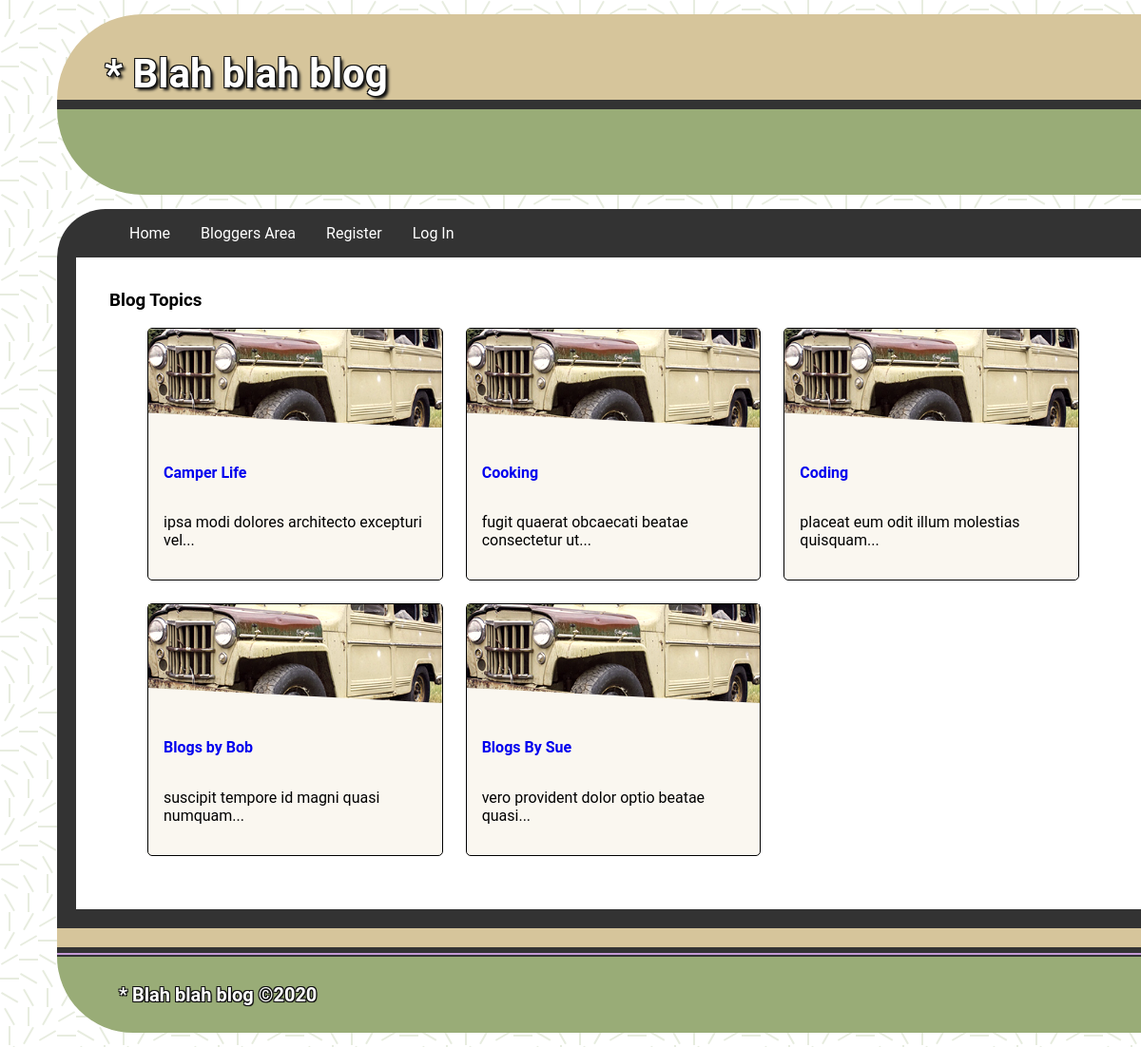
The app's page /, older data.
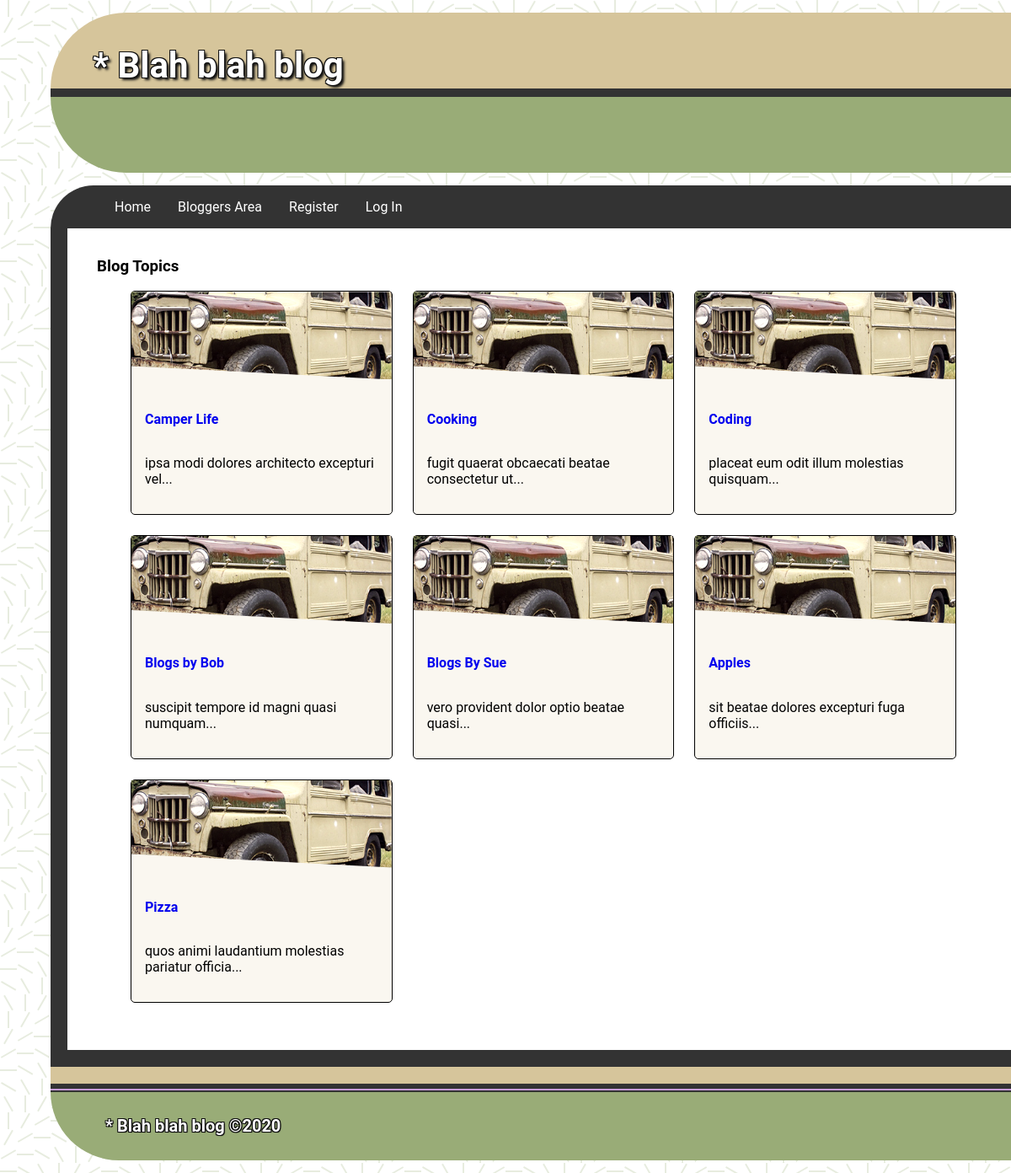
The same page, newer data.
### blog_app/models.py (models this page shows)
class Topic(models.Model):
    text = models.CharField(max_length=255)
    date_added = models.DateTimeField(auto_now_add=True)
    owner = models.ForeignKey(User, on_delete=models.CASCADE)
    def __str__(self):
        return self.text

### blog_app/views.py (the view)
# urls.py: path('', views.index, name='index'),
def index(request):
    topics = Topic.objects.order_by('date_added')
    content = {"topics": topics}
    return render(request, 'blog_app/index.html', content)

### blog_app/templates/blog_app/index.html
{% extends 'blog_app/base.html' %}
{%load static %}
{% block content %}
<div>
    <h3>Blog Topics</h3>
</div>
<div class="cards">
    <ul>
        {% if request.user.is_authenticated.is_owner %}
            {% for topic in topics %}
                <li class="card">
                    <div class="img"><img src="{% static 'jeep.jpg' %}" alt=""></div>
                    <div class="text">
                        <h4><a href="{% url 'blog_app:topic' topic.id %}">{{ topic }}</a></h4>
                        <p>{% lorem 6 w random %}...</p>
                    </div>
                </li>
            {% empty %}
                <li class="card">No Blog Topics have been added yet.</li>
            {% endfor %}
        {% else %}
            {% for topic in topics %}
                <li class="card">
                    <div class="img"><img src="{% static 'jeep.jpg' %}" alt=""></div>
                    <div class="text">
                        <h4><a href="{% url 'blog_app:pub_topic' topic.id %}">{{ topic }}</a></h4>
                        <p>{% lorem 6 w random %}...</p>
                    </div>
                </li>
            {% empty %}
                <li class="card">No Blog Topics have been added yet.</li>
            {% endfor %}
        {% endif %}
    </ul>
</div>
{% endblock content %}

### blog_app/templates/blog_app/base.html (shortened to what this page needs)
<!DOCTYPE html>
<html lang="en">
<head>
    {% load static %}
    <link rel="stylesheet" href="{% static 'style.css' %}">
</head>
<body class="bdy_bkg_shape">
<div class="header">
    <h1>{{ page_title|title }} {{ topic|title }} * Blah blah blog </h1>
</div>
<hr class="hoz_black_line">
<div class="header_base">
</div>
<div class="navbar">
    {% with request.resolver_match.url_name as url_name %}
    <a href="{% url 'blog_app:index' %}">Home</a>
    <a href="{% url 'blog_app:topics' %}">Bloggers Area</a>
    {% if user.is_authenticated %}
    <a href="{% url 'users:logout' %}">Log Out</a>
    <a href="" class="dead_nav_space">&nbsp;&nbsp;</a>
    <a href="" class="user_auth_display">&nbsp;&nbsp;&nbsp;:)&nbsp; Hello, {{ user.username }} &nbsp;&nbsp;&nbsp;</a>
    {% else %}
    <a href="{% url 'users:register' %}">Register</a>
    <a href="{% url 'users:login' %}">Log In</a>
    {% endif %}
    {% endwith %}
</div>
<div class="outerContainer">
    <div class="innerContainer">
        {% block content %}
        {% endblock content %}
    </div>
</div>
<div class="footer_cap"></div>
<hr class="hoz_ac_line">
<hr class="hoz_P_thin">
<hr class="hoz_black_thin">
<div class="footer">
    <h1>{{ page_title|title }} {{ topic|title }}&nbsp;*&nbsp;Blah blah blog &#169;2020&nbsp;&nbsp;</h1>
</div>
</body>
</html>

### blog_app/static/style.css (style rules this page uses)
body { margin: 15px 0 0 60px; font-family: "Roboto", "Lucida Grande", Verdana, Arial, sans-serif; }
.bdy_bkg_shape { background-color: #ffffff; }
.header { padding: 10px 0 0 50px; text-align: left; text-shadow: 3px 3px 3px #111, -1px -1px 0 #111, 1px -1px 0 #111, -1px 1px 0 #111, 1px 1px 0 #111; background: #D6C59B; color: white; font-size: 21px; white-space: nowrap; border-radius: 500px 0 0 0; min-height: 5rem; }
.header_base { padding: 10px 0 0 90px; text-align: left; background: #99AC77; border-radius: 0 0 0 500px; min-height: 5rem; margin-bottom: 15px; }
hr.hoz_black_line { border: 5px solid #333; border-radius: 0 0 0 0; margin: 0 0 0 0; top: 0; }
hr.hoz_black_thin { border: 1px solid #333; border-radius: 0 0 0 0; margin: 0 0 0 0; top: 0; }
hr.hoz_ac_line { border: 3px solid #333; border-radius: 0 0 0 0; margin: 0 0 0 0; top: 0; }
hr.hoz_P_thin { border: 1px solid #C59AD6; border-radius: 0 0 0 0; margin: 0 0 0 0; top: 0; }
.navbar { margin-top: 5px; padding: 0px 0 0 60px;white-space: nowrap; overflow: hidden; background-color: #333; border-radius: 500px 0 0 0; }
.navbar a { float: left; font-size: 16px; color: white; text-align: center; padding: 16px 16px; text-decoration: none; }
.outerContainer { display: block; background-color: white; border-left: 20px solid #333; border-right: 0; border-bottom: 20px solid #333; height: 100%; top: 0; }
.innerContainer { padding: 15px 0 15px 35px; min-height: 560px; margin-right: 65px; margin-bottom: 25px; background-color: white; }
.cards > ul { list-style: none; }
.card + .card { margin-top: 1.5rem; }
.card { border: 1px solid; border-radius: 5px; display: flex; flex-direction: column; position: relative; background-color: rgba(230,215,180,0.2); }
.card .text { padding: 1rem; flex: 1 0 auto; display: flex; flex-direction: column; }
.card p { max-width: 65ch; }
.card .img { height: 6.5rem; clip-path: polygon(0 0, 100% 0, 100% 100%, 0 calc(100% - 1rem)); }
.card .img img { width: 100%; height: 100%; object-fit: cover; filter: grayscale(10%) contrast(125%) sepia(20%); }
.card a { text-decoration: none; }
.card a::after { content: ''; position: absolute; left: 0; top: 0; right: 0; bottom: 0; }
.card .text > * + * { margin-top: 0.75rem; }
.card .text > :last-child { margin-top: auto; padding-top: 0.75rem; }
.footer_cap { min-height: 20px; background: #D6C59B; }
.footer { margin-bottom: 15px; padding: 15px 0 15px 60px; text-align: left; background: #99AC77; color: white; font-size: 10px; border-radius: 0 0 0 500px; text-shadow: 1px 1px 1px #111, -1px -1px 0 #111, 1px -1px 0 #111, -1px 1px 0 #111, 1px 1px 0 #111; }

Row changes from the older to the newer data that the page shows:
added Topic: text "Apples", lorem "sit beatae dolores excepturi fuga officiis"
added Topic: text "Pizza", lorem "quos animi laudantium molestias pariatur officia"
